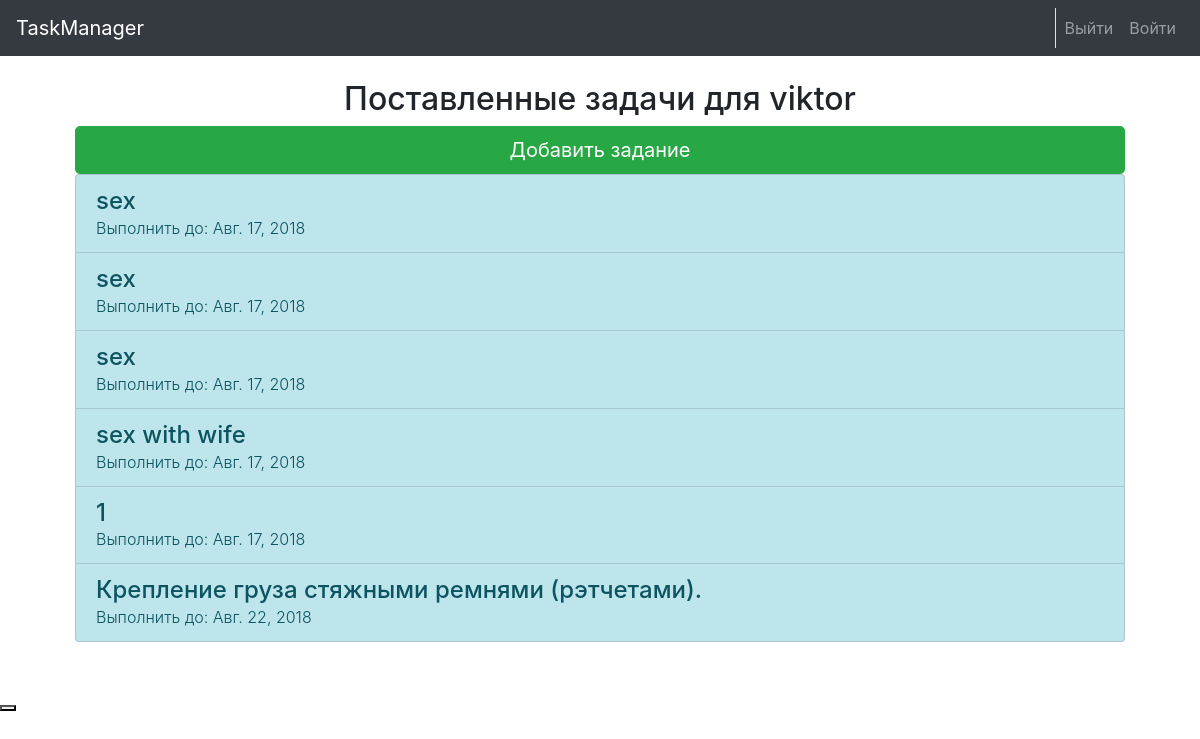
The app's page / (signed in) with its own data.
### taskapp/models.py (models this page shows, shortened)
class Task(models.Model):
    date_finish = models.DateField()
    date_start = models.DateField(auto_now=True)
    title = models.CharField(max_length=100)
    descrition = models.TextField()
    owner = models.ForeignKey(User, on_delete=models.CASCADE)

### taskapp/views.py (the view)
# urls.py: 2. Add a URL to urlpatterns:  path('', views.home, name='home')
def home(request):
    tasks = ''
    if request.user.is_authenticated:
        date = datetime.datetime
        tasks = Task.objects.filter(owner=request.user).filter(date_finish__gt=date.today()).order_by('date_finish')
    return render(request, 'taskapp/home.html', {'tasks': tasks})

### taskapp/templates/taskapp/home.html
{% extends 'taskapp/base.html' %}
{% block content %}
    <div class="container mt-5 text-center" >
        {% if  user.is_authenticated %}
            <br>
            <h2 class="mt-2">Поставленные задачи для {{ user.get_username }}</h2>
             <input type="button" class="btn btn-lg btn-success btn-block" value="Добавить задание" onClick='location.href="{% url 'add' %}"'>
            {% if  not tasks.count %}
                <H2>У вас нет задач на будущее.</H2>
                <H2>Поставте себе цель!</H2>
            {% else %}
                <div class="list-group">
                {% for task in tasks %}
                    <a class="list-group-item list-group-item-action list-group-item-info"
                       href="{% url 'task_detale' pk=task.pk %}"><h4 class="text-left m-0">{{ task.title }}</h4>
                        <p class="font-weight-light m-0 text-left">Выполнить до: {{ task.date_finish }}</p>
                    </a>
                {% endfor %}
            </div>
            {% endif %}
        {% endif %}
    </div>
{% endblock content %}

### records on screen
Task: title "sex", date_finish "Авг. 17, 2018"
Task: title "sex", date_finish "Авг. 17, 2018"
Task: title "sex", date_finish "Авг. 17, 2018"
Task: title "sex with wife", date_finish "Авг. 17, 2018"
Task: title "1", date_finish "Авг. 17, 2018"
Task: title "Крепление груза стяжными ремнями (рэтчетами).", date_finish "Авг. 22, 2018"

### other values on screen
{{ user.get_username }} "viktor"
